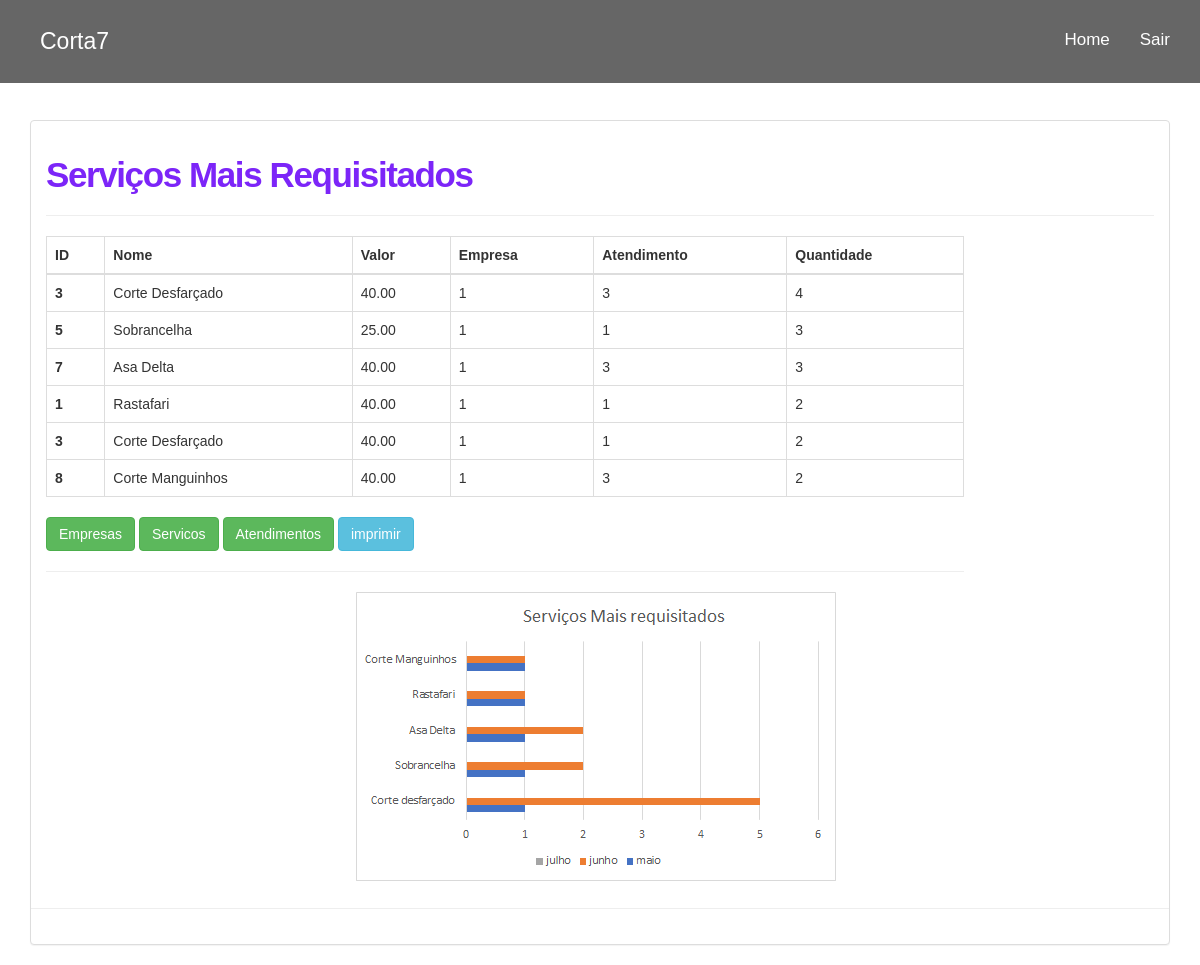
The app's page /servicosrequisitados.php (signed in) with its own data.
### tables this page shows
CREATE TABLE `servicos_atendimento` (
  `id_servicos_atendimento` int(11) NOT NULL,
  `quant_servico` int(11) DEFAULT NULL,
  `fk_servico_atend` int(11) NOT NULL,
  `fk_atendimento_serv` int(11) NOT NULL
);

CREATE TABLE `tbservicos` (
  `id_servico` int(11) NOT NULL,
  `nome_servico` varchar(50) DEFAULT NULL,
  `valor_servico` decimal(10,2) NOT NULL,
  `fk_empresa` int(11) NOT NULL
);

### servicosrequisitados.php (the view, shortened to what this page needs)
<!DOCTYPE html>
<html lang="pt-br">
<head>
  <link href="bootstrap/css/bootstrap.min.css" rel="stylesheet">
  <link href="estilo.css" rel="stylesheet">
  </head>
  <body>
    <nav class="navbar navbar-fixed-top navbar-inverse navbar-transparente">
      <div class="container">
        <div class="navbar-header">
        <div class="site-logo">
          <a href="index.php">Corta7</a>
        </div>
      </div>
      <div class="collapse navbar-collapse" id="barra-navegacao">
        <ul class="nav navbar-nav navbar-right">
          <li><a href="home.php">Home</a></li>
          <li><a href="sair.php">Sair</a></li>
        </ul>
      </div>
    </div>
  </nav>
  <div class="container">
    <br /><br />
    <br /><br />
    <br /><br />
    <div id="d">
    <div class="panel panel-default">
     <div class="panel-body">
      <h3 style="font-size: 35px;
      font-weight: 700;
      letter-spacing: -0.04em; color: #7c25f8;">Serviços Mais Requisitados </h3>
      <hr />
      <div class="row justify-content-center mb-6">
        <div class="col-sm-12 col-md-10 col-gl-8">
          <?php
          $objDb = new db();
          $link = $objDb->conecta_mysql();
          $iduser =  $_SESSION['id_usuario'];
          $sqlprim = "SELECT * FROM tbempresa WHERE idempresa = '$iduser'";
          $resultado_idprim = mysqli_query($link, $sqlprim);
          $dados_func = mysqli_fetch_array($resultado_idprim);
          $funcempresa = $dados_func['idempresa'];
          $sql = "SELECT * FROM tbservicos as s join servicos_atendimento as sa on s.id_servico = sa.fk_servico_atend WHERE fk_empresa = '$funcempresa' ORDER BY quant_servico desc ;";
          $resultado_func = mysqli_query($link, $sql);
          if(($resultado_func) AND ($resultado_func->num_rows != 0)){
            ?>
            <table class="table table-bordered table-hover">
             <thead>
               <tr>
                <th >ID</th>
                <th >Nome</th>
                <th >Valor</th>
                <th >Empresa</th>
                <th >Atendimento</th>
                <th >Quantidade</th>
              </tr>
            </thead>
            <tbody>
              <?php
              while($row_func = mysqli_fetch_array($resultado_func)){
                ?>
                <tr>
                  <th><?php echo $row_func['id_servico']; ?></th>
                  <td><?php echo $row_func['nome_servico']; ?></td>
                  <td><?php echo $row_func['valor_servico']; ?></td>
                  <td><?php echo $row_func['fk_empresa']; ?></td>
                  <td><?php echo $row_func['fk_atendimento_serv']; ?></td>
                  <td><?php echo $row_func['quant_servico']; ?></td>
                </tr>
              <?php   }  ?>
            </tbody>
          </table>
          <a tabindex="0" class="btn btn-success" role="button" data-toggle="popover" data-placement="right" data-trigger="focus" href="empresascadastradas.php"
          title="Empresas">Empresas</a>
          <a tabindex="0" class="btn btn-success" role="button" data-toggle="popover" data-placement="right" data-trigger="focus" href="servicoscadastrados.php"
          title="Servicoss">Servicos</a>
          <a tabindex="0" class="btn btn-success" role="button" data-toggle="popover" data-placement="right" data-trigger="focus" href="atendimentoscadastrados.php"
          title="Atendimentos">Atendimentos</a>
          <input type="button" class="btn btn-info" value="imprimir" name="imprimir" onclick="imprime()">
          <?php
        }else{
          echo "<div class='alert alert-danger' role='alert'>Nenhum Relatório disponivel!</div>";
        }
        ?>
        <hr />
      </div>
      <div>
        <img src="graficos/servicos1.png"  style= "display: block;
        margin-left: 325px;
        margin-right: 325px }">
        <hr />
      </div>
    </div>
  </div>
</div>
</div>
</div>
</body>
</html>

### estilo.css (style rules this page uses)
html, body, .capa { height: 100%; }
body { background: url('imagens/capa4.jpg'); background-attachment: fixed; font-family: Helvetica,Arial,sans-serif; overflow-x: hidden; }
nav.navbar-transparente { padding: 15px 0px; background: rgba(0, 0, 0, 0.6); border: none; }
.site-logo { margin: 5px 5px; padding: 5px 5px; font-size: 23px; }
.site-logo a { color: #fff; text-decoration:none; }
#barra-navegacao { font-size: 17px; }
.navbar-inverse .navbar-nav>li>a { color: white; }
.navbar-inverse .navbar-nav>li>a, footer .nav a { color: white; }
h3 { font-size: 35px; font-weight: 700; letter-spacing: -0.04em; }

### records on screen
servicos_atendimento: fk_servico_atend.id_servico "3", fk_servico_atend.nome_servico "Corte Desfarçado", fk_servico_atend.valor_servico "40.00", fk_servico_atend.fk_empresa "1", fk_atendimento_serv "3", quant_servico "4"
servicos_atendimento: fk_servico_atend.id_servico "5", fk_servico_atend.nome_servico "Sobrancelha", fk_servico_atend.valor_servico "25.00", fk_servico_atend.fk_empresa "1", fk_atendimento_serv "1", quant_servico "3"
servicos_atendimento: fk_servico_atend.id_servico "7", fk_servico_atend.nome_servico "Asa Delta", fk_servico_atend.valor_servico "40.00", fk_servico_atend.fk_empresa "1", fk_atendimento_serv "3", quant_servico "3"
servicos_atendimento: fk_servico_atend.id_servico "1", fk_servico_atend.nome_servico "Rastafari", fk_servico_atend.valor_servico "40.00", fk_servico_atend.fk_empresa "1", fk_atendimento_serv "1", quant_servico "2"
servicos_atendimento: fk_servico_atend.id_servico "3", fk_servico_atend.nome_servico "Corte Desfarçado", fk_servico_atend.valor_servico "40.00", fk_servico_atend.fk_empresa "1", fk_atendimento_serv "1", quant_servico "2"
servicos_atendimento: fk_servico_atend.id_servico "8", fk_servico_atend.nome_servico "Corte Manguinhos", fk_servico_atend.valor_servico "40.00", fk_servico_atend.fk_empresa "1", fk_atendimento_serv "3", quant_servico "2"
